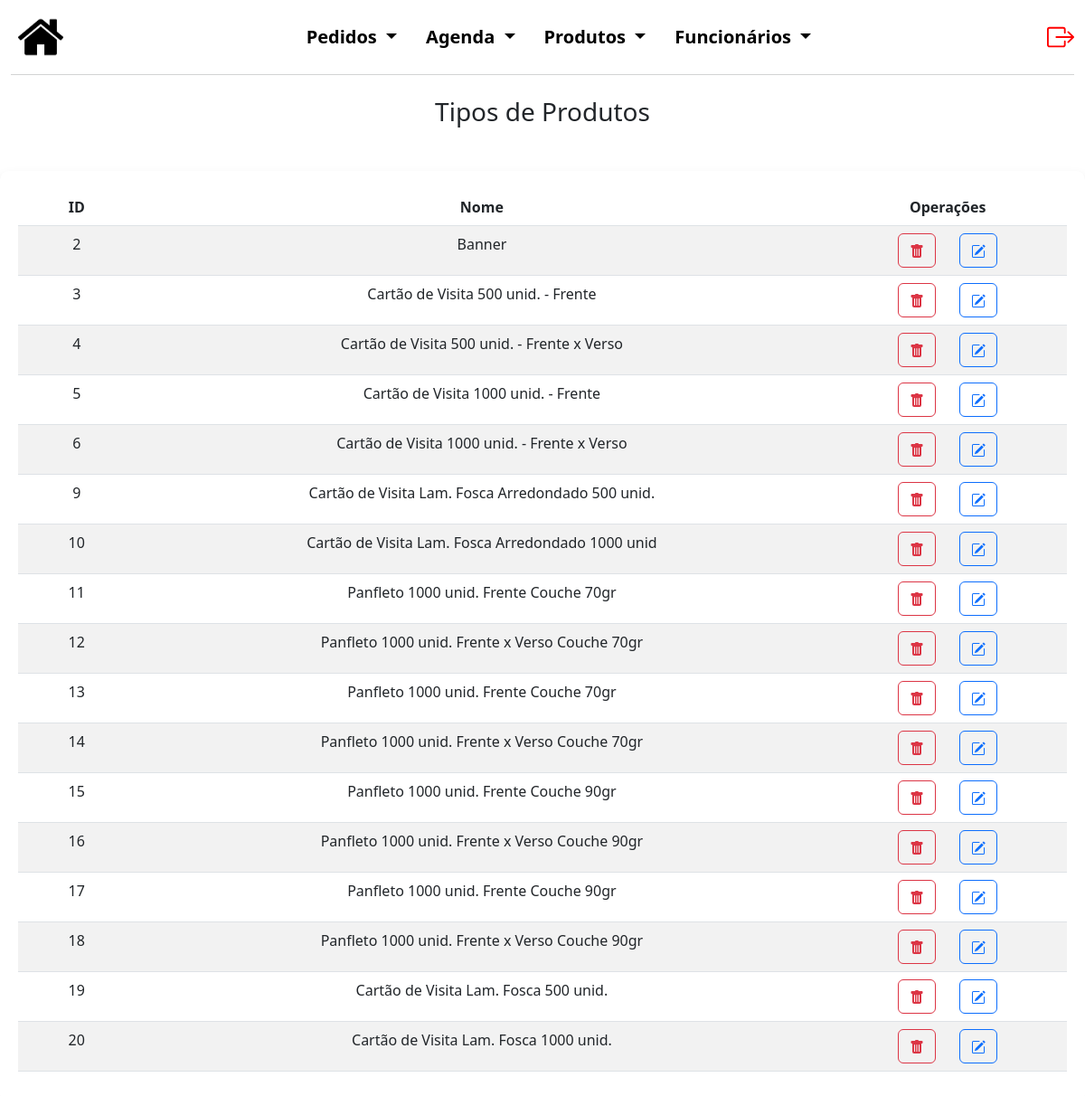
Page /Sistema/produto/categoria.php (signed in) on the committed database.
### tables this page shows
CREATE TABLE `categoria` (
  `codCat` int(5) NOT NULL,
  `nome` text NOT NULL
);

### Sistema/produto/categoria.php (the view, shortened to what this page needs)
<?php
$conexao = novaConexao();
$registros = [];
$erro = false;
try {
    $sql = "SELECT * FROM categoria";
    $stmt = $conexao->prepare($sql);
    $stmt->execute();
    $registros = $stmt->fetchAll(PDO::FETCH_ASSOC);
} catch (PDOException $e) {
    $erro = true;
    echo "Erro: " . $e->getMessage();
}
?>
<!DOCTYPE html>
<html lang="pt-BR">
<head>
    <link href="https://cdn.jsdelivr.net/npm/bootstrap@5.3.0/dist/css/bootstrap.min.css" rel="stylesheet">
    <link rel="stylesheet" href="../style.css">
</head>
<body>
    <div class="container-fluid cabecalho">
        <nav class="navbar navbar-light navbar-expand-md" style="background-color: #FFFF;">
            <a class="nav justify-content-start m-2" href="../admInicial.php">
                <img src="../img/back.png">
            </a>
            <div class="collapse navbar-collapse justify-content-center" id="navegacao">
                <ul class="nav nav-pills justify-content-center listas">
                    <li class="nav-item dropdown">
                        <a class="nav-link dropdown-toggle cor_fonte" href="#" id="navbarDropdownMenuLink"
                            data-bs-toggle="dropdown" aria-haspopup="true" aria-expanded="false">
                            Pedidos
                        </a>
                    </li>
                    <li class="nav-item dropdown">
                        <a class="nav-link dropdown-toggle cor_fonte" href="#" id="navbarDropdownMenuLink"
                            data-bs-toggle="dropdown" aria-haspopup="true" aria-expanded="false">
                            Agenda
                        </a>
                    </li>
                    <li class="nav-item dropdown">
                        <a class="nav-link dropdown-toggle cor_fonte" href="#" id="navbarDropdownMenuLink"
                            data-bs-toggle="dropdown" aria-haspopup="true" aria-expanded="false">
                            Produtos
                        </a>
                    </li>
                    <li class="nav-item dropdown">
                        <a class="nav-link dropdown-toggle cor_fonte" href="#" id="navbarDropdownMenuLink"
                            data-bs-toggle="dropdown" aria-haspopup="true" aria-expanded="false">
                            Funcionários
                        </a>
                    </li>
                </ul>
            </div>
            <a href="../logout.php" class="nav-link justify-content-end" style="color: red;">
            </a>
        </nav>
    </div>
    <h3 class="text-center mb-5">Tipos de Produtos</h3>
    <?php if ($erro): ?>
        <div class="alert alert-danger" role="alert">
            Não foi possível carregar os dados.
        </div>
    <?php else: ?>
        <div class="container consContainer">
            <table class="table table-striped">
                <thead>
                    <tr>
                        <th>
                            <div class="row justify-content-center text-center titleCons">
                                ID
                            </div>
                        </th>
                        <th>
                            <div class="row justify-content-center text-center titleCons">
                                Nome
                            </div>
                        </th>
                        <th>
                            <div class="row justify-content-center text-center titleCons">
                                Operações
                            </div>
                        </th>
                    </tr>
                </thead>
                <tbody>
                    <?php foreach ($registros as $registro): ?>
                        <tr>
                            <td>
                                <div class="row justify-content-center registro">
                                    <?php echo ($registro['codCat']); ?>
                                </div>
                            </td>
                            <td>
                                <div class="row justify-content-center registro">
                                    <?php echo ($registro['nome']); ?>
                                </div>
                            </td>
                            <td>
                                <div class="row text-center justify-content-center operacoes">
                                    <div class="col-3 oprBtn">
                                        <form method="POST">
                                            <button type="submit" name="delete" class="btn btn-outline-danger">
                                            </button>
                                        </form>
                                    </div>
                                    <div class="col-3 oprBtn">
                                        <form method="POST">
                                            <button type="submit" name="edit" class="btn btn-outline-primary">
                                            </button>
                                        </form>
                                    </div>
                                </div>
                            </td>
                        </tr>
                    <?php endforeach; ?>
                </tbody>
            </table>
        </div>
    <?php endif; ?>
</body>
</html>

### Sistema/style.css (style rules this page uses)
.cabecalho { margin-bottom: 2%; }
.cor_fonte { color: black; font-weight: bold; text-decoration: none; font-size: 20px; }
.cabecalho img { height: 50px; }
#navbarDropdownMenuLink { background-color: #ffffff; }
nav { border-bottom: 1px solid rgb(210, 211, 211); }
.nav-item.dropdown .nav-link { color: black }
.consContainer { max-width: 1580px; margin: auto; padding: 20px; border-radius: 10px; box-shadow: 0.5px 10px 15px rgba(0, 0, 0, 0.2); }
.titleCons { margin-left: 15px; margin-right: 15px; }

### rows in the picture
categoria: codCat "2", nome "Banner"
categoria: codCat "3", nome "Cartão de Visita 500 unid. - Frente"
categoria: codCat "4", nome "Cartão de Visita 500 unid. - Frente x Verso"
categoria: codCat "5", nome "Cartão de Visita 1000 unid. - Frente"
categoria: codCat "6", nome "Cartão de Visita 1000 unid. - Frente x Verso"
categoria: codCat "9", nome "Cartão de Visita Lam. Fosca Arredondado 500 unid."
categoria: codCat "10", nome "Cartão de Visita Lam. Fosca Arredondado 1000 unid"
categoria: codCat "11", nome "Panfleto 1000 unid. Frente Couche 70gr"
categoria: codCat "12", nome "Panfleto 1000 unid. Frente x Verso Couche 70gr"
categoria: codCat "13", nome "Panfleto 1000 unid. Frente Couche 70gr"
categoria: codCat "14", nome "Panfleto 1000 unid. Frente x Verso Couche 70gr"
categoria: codCat "15", nome "Panfleto 1000 unid. Frente Couche 90gr"
categoria: codCat "16", nome "Panfleto 1000 unid. Frente x Verso Couche 90gr"
categoria: codCat "17", nome "Panfleto 1000 unid. Frente Couche 90gr"
categoria: codCat "18", nome "Panfleto 1000 unid. Frente x Verso Couche 90gr"
categoria: codCat "19", nome "Cartão de Visita Lam. Fosca 500 unid."
categoria: codCat "20", nome "Cartão de Visita Lam. Fosca 1000 unid."
